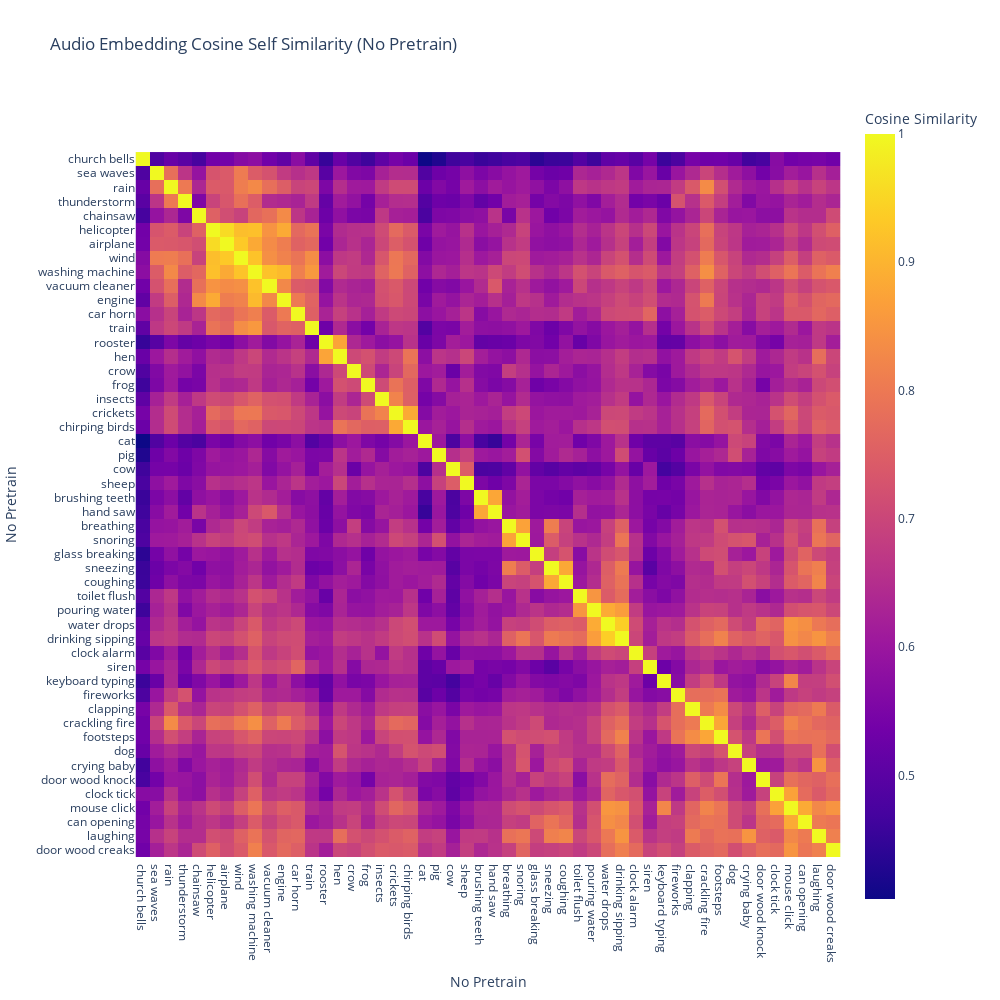

Notebook code for this chart:
### Code cell
heatmap(no_pretrain_embedded_audios,
        no_pretrain_embedded_audios,
        xlabel='No Pretrain',
        ylabel='No Pretrain',
        title='Audio Embedding Cosine Self Similarity (No Pretrain)',
        order=get_dendrogram_order('audio', pretrain=False))

### Figure 1 — Plotly figure (JSON) as saved in the notebook; plotly's stock layout.template omitted (floating-point values rounded to 4 significant figures; data arrays with more than 128 entries replaced by an {"elided": "..."} marker saying what was removed)
{"data": [{"coloraxis": "coloraxis", "hovertemplate": "No Pretrain: %{x}<br>No Pretrain: %{y}<br>Cosine Similarity: %{z}<extra></extra>", "name": "0", "type": "heatmap", "x": ["church bells", "sea waves", "rain", "thunderstorm", "chainsaw", "helicopter", "airplane", "wind", "washing machine", "vacuum cleaner", "engine", "car horn", "train", "rooster", "hen", "crow", "frog", "insects", "crickets", "chirping birds", "cat", "pig", "cow", "sheep", "brushing teeth", "hand saw", "breathing", "snoring", "glass breaking", "sneezing", "coughing", "toilet flush", "pouring water", "water drops", "drinking sipping", "clock alarm", "siren", "keyboard typing", "fireworks", "clapping", "crackling fire", "footsteps", "dog", "crying baby", "door wood knock", "clock tick", "mouse click", "can opening", "laughing", "door wood creaks"], "xaxis": "x", "y": ["church bells", "sea waves", "rain", "thunderstorm", "chainsaw", "helicopter", "airplane", "wind", "washing machine", "vacuum cleaner", "engine", "car horn", "train", "rooster", "hen", "crow", "frog", "insects", "crickets", "chirping birds", "cat", "pig", "cow", "sheep", "brushing teeth", "hand saw", "breathing", "snoring", "glass breaking", "sneezing", "coughing", "toilet flush", "pouring water", "water drops", "drinking sipping", "clock alarm", "siren", "keyboard typing", "fireworks", "clapping", "crackling fire", "footsteps", "dog", "crying baby", "door wood knock", "clock tick", "mouse click", "can opening", "laughing", "door wood creaks"], "yaxis": "y", "z": {"elided": "50x50 float values"}}], "layout": {"coloraxis": {"colorbar": {"title": {"text": "Cosine Similarity"}}, "colorscale": [[0, "#0d0887"], [0.1111, "#46039f"], [0.2222, "#7201a8"], [0.3333, "#9c179e"], [0.4444, "#bd3786"], [0.5556, "#d8576b"], [0.6667, "#ed7953"], [0.7778, "#fb9f3a"], [0.8889, "#fdca26"], [1, "#f0f921"]]}, "height": 1000, "title": {"text": "Audio Embedding Cosine Self Similarity (No Pretrain)"}, "width": 1000, "xaxis": {"anchor": "y", "constrain": "domain", "domain": [0, 1], "scaleanchor": "y", "title": {"text": "No Pretrain"}}, "yaxis": {"anchor": "x", "autorange": "reversed", "constrain": "domain", "domain": [0, 1], "title": {"text": "No Pretrain"}}}}
